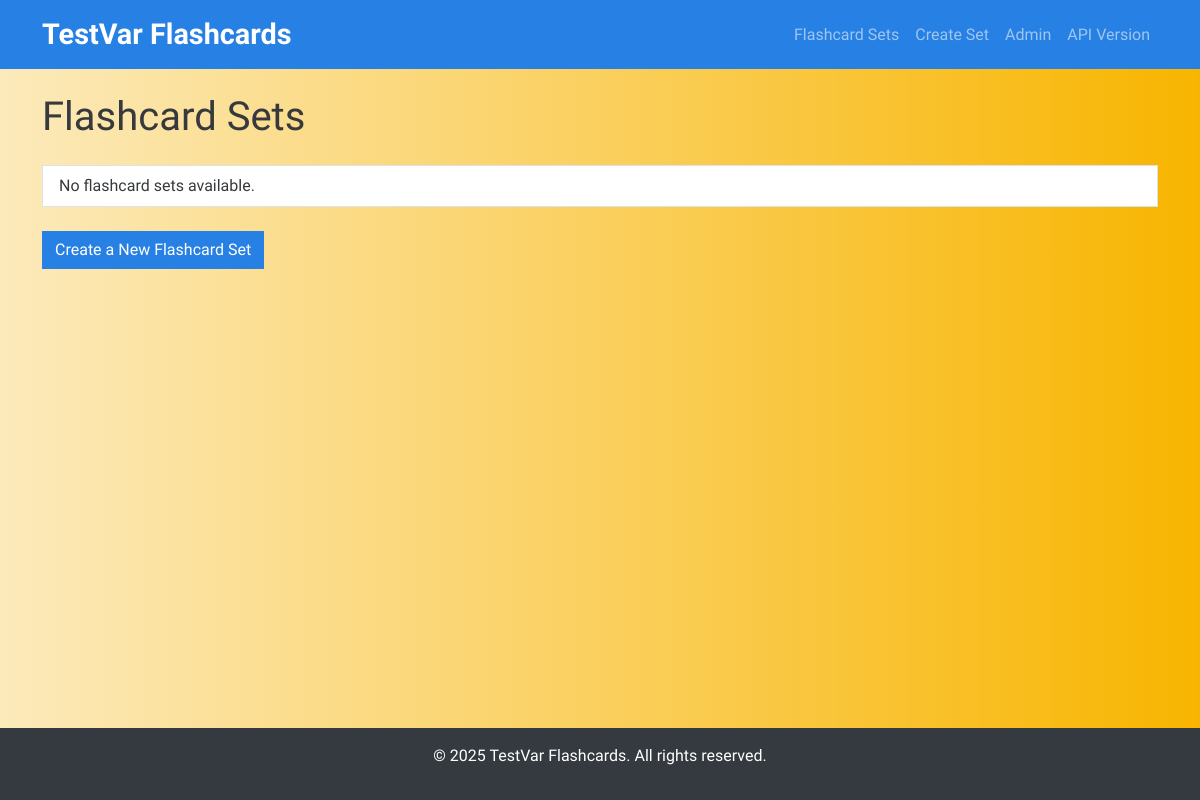
The page /sets on the database as committed earlier.
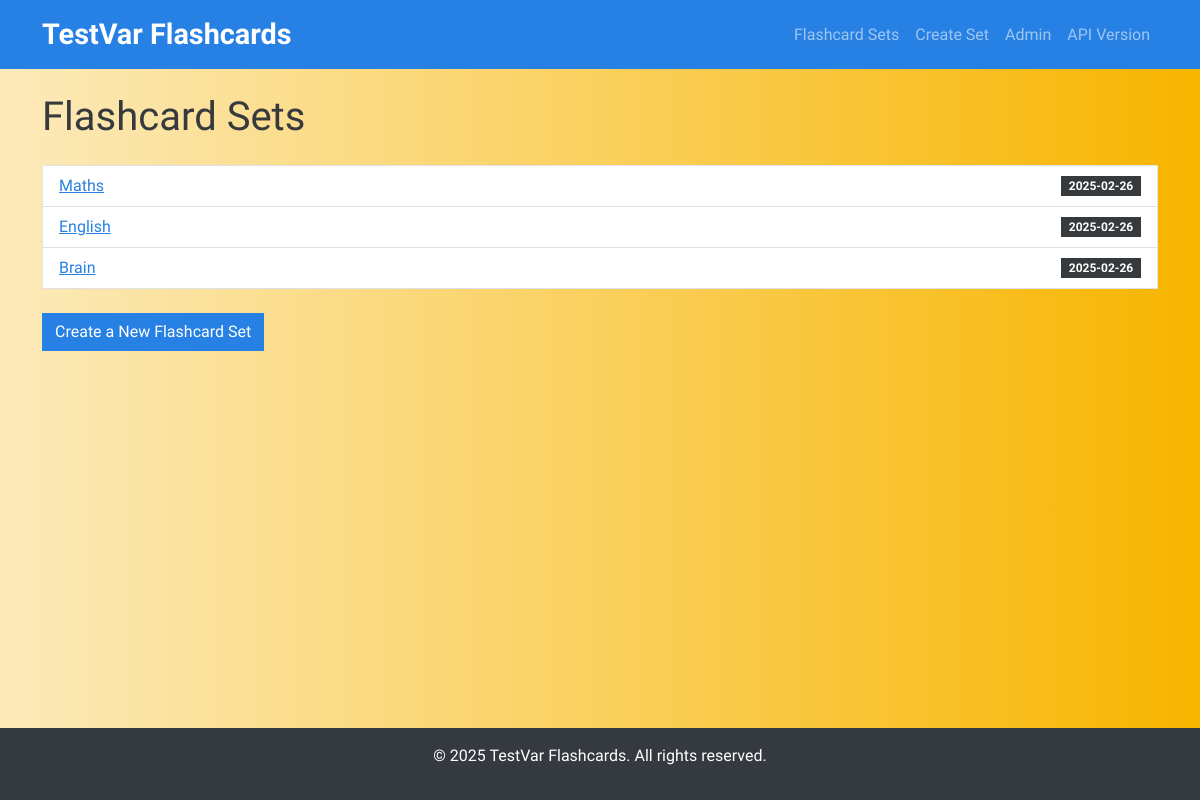
The same page on the database as committed later.
### models.py (models this page shows)
class FlashcardSet(db.Model):
    __tablename__ = 'flashcard_sets'
    id = db.Column(db.Integer, primary_key=True)
    name = db.Column(db.String(100), nullable=False)
    created_at = db.Column(db.DateTime, default=datetime.utcnow)
    flashcards = db.relationship('Flashcard', backref='flashcard_set', lazy=True)
    comments = db.relationship('Comment', backref='flashcard_set', lazy=True)
    reviews = db.relationship('Review', backref='flashcard_set', lazy=True)

### app.py (the view)
@app.route('/sets')
def list_sets():
    sets = FlashcardSet.query.all()
    return render_template('sets.html', sets=sets)

### templates/sets.html (shortened to what this page needs)
{% extends "base.html" %}
{% block content %}
<h1>Flashcard Sets</h1>
<ul class="list-group mt-4">
  {% for set in sets %}
  <li class="list-group-item d-flex justify-content-between align-items-center">
    <a href="/sets/{{ set.id }}">{{ set.name }}</a>
    <span class="badge bg-secondary">{{ set.created_at.strftime('%Y-%m-%d') }}</span>
  </li>
  {% else %}
  <li class="list-group-item">No flashcard sets available.</li>
  {% endfor %}
</ul>
<a class="btn btn-primary mt-4" href="/sets/new">Create a New Flashcard Set</a>
{% endblock %}

Rows that differ between the two databases and show on the page:
added FlashcardSet: name "Maths", created_at "2025-02-26"
added FlashcardSet: name "English", created_at "2025-02-26"
added FlashcardSet: name "Brain", created_at "2025-02-26"
Other text that changed with them:
text no longer shown: "No flashcard sets available."
